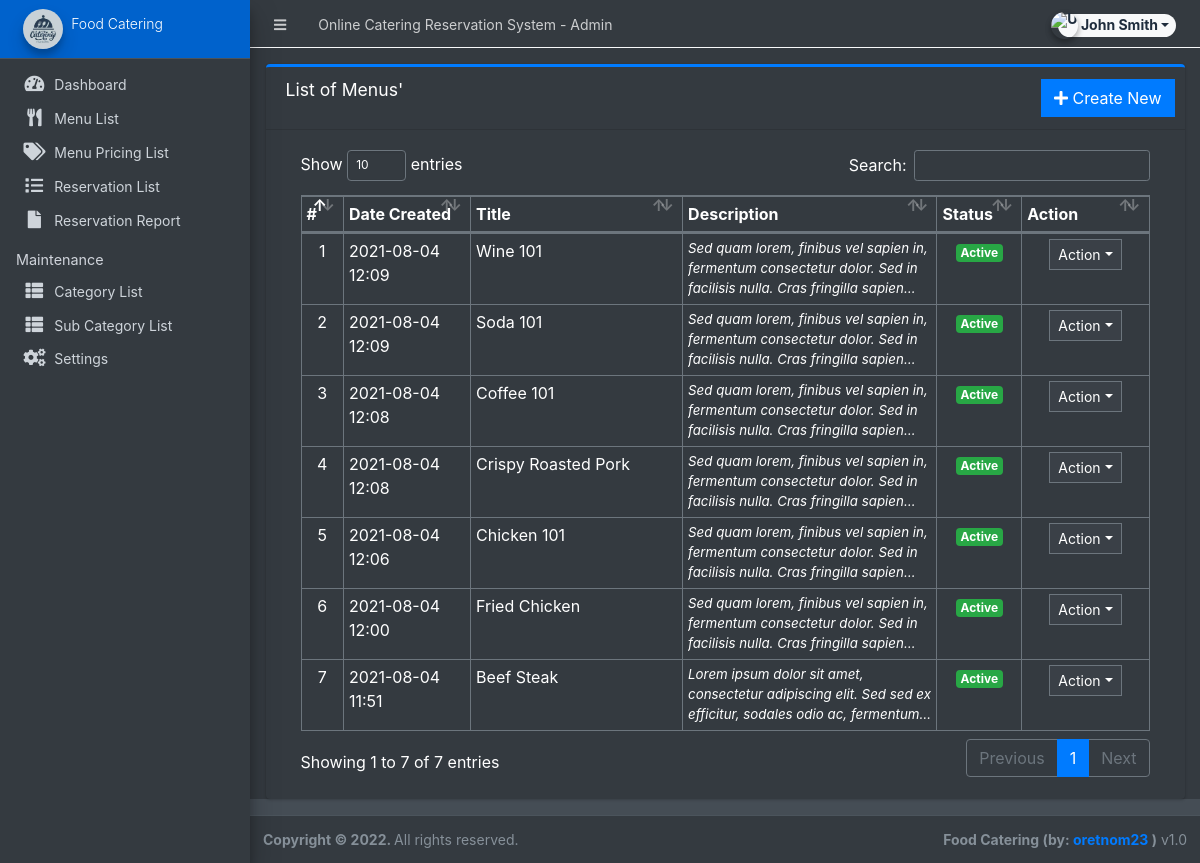
/admin/?page=product (signed in), run on the app's committed database.
### tables this page shows
CREATE TABLE `products` (
  `id` int(30) NOT NULL,
  `category_id` int(30) NOT NULL,
  `sub_category_id` int(30) NOT NULL,
  `title` varchar(250) NOT NULL,
  `description` text NOT NULL,
  `status` tinyint(1) NOT NULL DEFAULT 1,
  `date_created` datetime NOT NULL DEFAULT current_timestamp()
);

### admin/product/index.php (the view, shortened to what this page needs)
<div class="card card-outline card-primary">
	<div class="card-header">
		<h3 class="card-title">List of Menus'</h3>
		<div class="card-tools">
			<a href="?page=product/manage_product" class="btn btn-flat btn-primary"><span class="fas fa-plus"></span>  Create New</a>
		</div>
	</div>
	<div class="card-body">
		<div class="container-fluid">
        <div class="container-fluid">
			<table class="table table-bordered table-stripped">
				<colgroup>
					<col width="5%">
					<col width="15%">
					<col width="25%">
					<col width="30%">
					<col width="10%">
					<col width="15%">
				</colgroup>
				<thead>
					<tr>
						<th>#</th>
						<th>Date Created</th>
						<th>Title</th>
						<th>Description</th>
						<th>Status</th>
						<th>Action</th>
					</tr>
				</thead>
				<tbody>
					<?php
					$i = 1;
						$qry = $conn->query("SELECT * from `products` order by unix_timestamp(date_created) desc ");
						while($row = $qry->fetch_assoc()):
							foreach($row as $k=> $v){
								$row[$k] = trim(stripslashes($v));
							}
                            $row['description'] = strip_tags(stripslashes(html_entity_decode($row['description'])));
					?>
						<tr>
							<td class="text-center"><?php echo $i++; ?></td>
							<td><?php echo date("Y-m-d H:i",strtotime($row['date_created'])) ?></td>
							<td><?php echo $row['title'] ?></td>
							<td ><p class="m-0 truncate"><?php echo $row['description'] ?></p></td>
							<td class="text-center">
                                <?php if($row['status'] == 1): ?>
                                    <span class="badge badge-success">Active</span>
                                <?php else: ?>
                                    <span class="badge badge-danger">Inactive</span>
                                <?php endif; ?>
                            </td>
							<td align="center">
								 <button type="button" class="btn btn-flat btn-default btn-sm dropdown-toggle dropdown-icon" data-toggle="dropdown">
				                  		Action
				                  </button>
							</td>
						</tr>
					<?php endwhile; ?>
				</tbody>
			</table>
		</div>
		</div>
	</div>
</div>

### data on the page
products: date_created "2021-08-04 12:09", title "Wine 101", description "Sed quam lorem, finibus vel sapien in, fermentum consectetur dolor. Sed in facilisis nulla. Cras fringilla…", status "Active"
products: date_created "2021-08-04 12:09", title "Soda 101", description "Sed quam lorem, finibus vel sapien in, fermentum consectetur dolor. Sed in facilisis nulla. Cras fringilla…", status "Active"
products: date_created "2021-08-04 12:08", title "Coffee 101", description "Sed quam lorem, finibus vel sapien in, fermentum consectetur dolor. Sed in facilisis nulla. Cras fringilla…", status "Active"
products: date_created "2021-08-04 12:08", title "Crispy Roasted Pork", description "Sed quam lorem, finibus vel sapien in, fermentum consectetur dolor. Sed in facilisis nulla. Cras fringilla…", status "Active"
products: date_created "2021-08-04 12:06", title "Chicken 101", description "Sed quam lorem, finibus vel sapien in, fermentum consectetur dolor. Sed in facilisis nulla. Cras fringilla…", status "Active"
products: date_created "2021-08-04 12:00", title "Fried Chicken", description "Sed quam lorem, finibus vel sapien in, fermentum consectetur dolor. Sed in facilisis nulla. Cras fringilla…", status "Active"
products: date_created "2021-08-04 11:51", title "Beef Steak", description "Lorem ipsum dolor sit amet, consectetur adipiscing elit. Sed sed ex efficitur, sodales odio ac,…", status "Active"

### other printed values
$_settings->info('name') "Online Catering Reservation System"
$_settings->userdata('firstname').' '.$_settings->userdata('lastname') "John Smith"
$_settings->info('short_name') "Food Catering"
